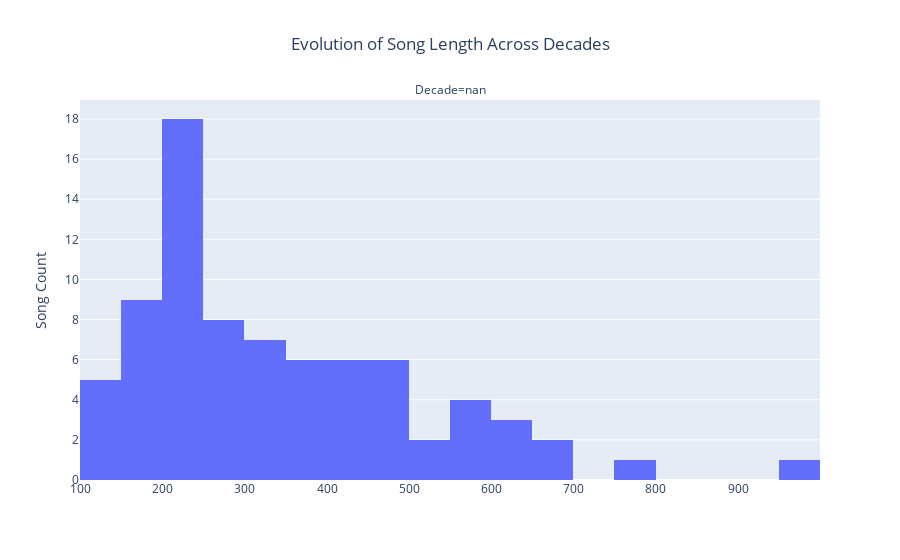

Here is the notebook cell this chart was saved with:
### Code cell
%pip install plotly
import matplotlib.pyplot as plt
import seaborn as sns
import pandas as pd
import numpy as np
import plotly.express as px

# Convert 'Decade' to a categorical type with specific order
decade_order = [
    "Late 1940s", "Early 1950s", "Late 1950s", "Early 1960s", "Late 1960s",
    "Early 1970s", "Late 1970s", "Early 1980s", "Late 1980s"
]
full_word_count_decade['Decade'] = pd.Categorical(full_word_count_decade['Decade'], categories=decade_order, ordered=True)

# Convert to an interactive plot using Plotly
fig = px.histogram(
    full_word_count_decade, 
    x="num_words", 
    facet_col="Decade", 
    facet_col_wrap=3, 
    color="Song_c", 
    nbins=30, 
    title="Evolution of Song Length Across Decades"
)
fig.update_layout(
    xaxis_title=None, 
    yaxis_title="Song Count", 
    title_x=0.5, 
    showlegend=False
)
fig.show()

### Figure 1 — Plotly figure (JSON) as saved in the notebook; plotly's stock layout.template omitted (floating-point values rounded to 4 significant figures)
{"data": [{"bingroup": "x", "hovertemplate": "Song_c=1<br>Decade=nan<br>num_words=%{x}<br>count=%{y}<extra></extra>", "legendgroup": "1", "marker": {"color": "#636efa", "pattern": {"shape": ""}}, "name": "1", "nbinsx": 30, "orientation": "v", "showlegend": true, "type": "histogram", "x": [460, 378, 574, 160, 211, 600, 212, 212, 255, 152, 755, 574, 127, 420, 640, 172, 192, 208, 332, 414, 575, 452, 402, 288, 448, 246, 402, 290, 138, 315, 169, 514, 237, 123, 582, 217, 204, 213, 206, 482, 442, 462, 214, 538, 672, 992, 227, 374, 347, 217, 226, 488, 320, 280, 696, 334, 192, 192, 258, 358, 164, 283, 191, 468, 225, 124, 612, 310, 226, 370, 298, 366, 392, 310, 230, 246, 262, 131], "xaxis": "x", "yaxis": "y"}], "layout": {"annotations": [{"font": {}, "showarrow": false, "text": "Decade=nan", "x": 0.5, "xanchor": "center", "xref": "paper", "y": 1, "yanchor": "bottom", "yref": "paper"}], "barmode": "relative", "legend": {"title": {"text": "Song_c"}, "tracegroupgap": 0}, "showlegend": false, "title": {"text": "Evolution of Song Length Across Decades", "x": 0.5}, "xaxis": {"anchor": "y", "domain": [0, 1], "title": {}}, "yaxis": {"anchor": "x", "domain": [0, 1], "title": {"text": "Song Count"}}}}
